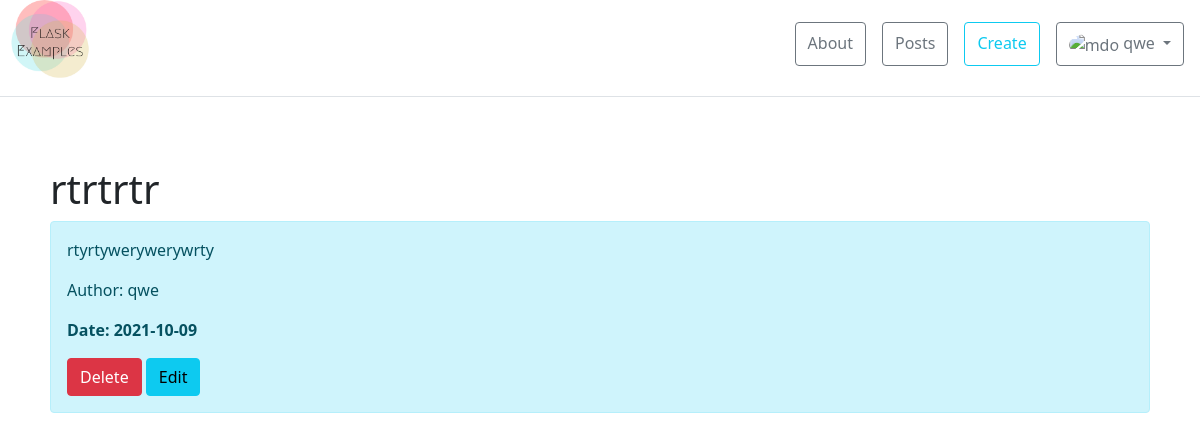
The page /posts/7 (signed in) on the database its author committed.
### app.py (models this page shows)
class User(db.Model, UserMixin):
    __tablename__ = "user"
    id = db.Column(db.Integer, primary_key=True)
    username = db.Column(db.String(20), nullable=False)
    password = db.Column(db.String(50), nullable=False)

class Article(db.Model):
    __tablename__ = "article"
    id = db.Column(db.Integer, primary_key=True)
    title = db.Column(db.String(300), nullable=False)
    intro = db.Column(db.String(300), nullable=False)
    text = db.Column(db.Text, nullable=False)
    date = db.Column(db.DateTime, default=datetime.utcnow)
    author = db.Column(db.String(20), nullable=False)

### app.py (the view)
@app.route('/posts/<int:id>')
def posts_detail(id):
    article = Article.query.get(id)
    return render_template('posts_detail.html', article=article)

### app.py (called while the page is built)
@login_manager.user_loader
def load_user(user_id):
    return User.query.get(int(user_id))

### templates/posts_detail.html (shortened to what this page needs)
{% extends 'base.html' %}
{% block body %}
<div class="container mt-5 word-br">
    <h1>{{article.title}}</h1>
    <div class="alert alert-info">
        <p>{{article.text}}</p>
        <p>Author: {{article.author}}</p>
        <p><b>Date: {{article.date.date()}}</b></p>
      {% if current_user.is_authenticated and current_user.username == article.author %}
        <a href="/posts/{{article.id}}/delete" class="btn btn-danger"> Delete</a>
        <a href="/posts/{{article.id}}/update" class="btn btn-info"> Edit</a>
        {% endif %}
    </div>
</div>
{% endblock %}

### templates/base.html (shortened to what this page needs)
<!DOCTYPE html>
<html lang="en">
<head>
    <link href="https://cdn.jsdelivr.net/npm/bootstrap@5.1.0/dist/css/bootstrap.min.css" rel="stylesheet"
>
    <link rel="stylesheet" href="{{url_for('static', filename='css/signin.css')}}">
    <link rel="stylesheet" href="{{url_for('static', filename='css/style.css')}}">
</head>
<body>
<div>
    <header>
        <div class="d-flex flex-column flex-md-row align-items-center pb-3 mb-4 border-bottom">
            <div class="lft-mg5">
            <a href="/" class="d-flex align-items-center text-dark text-decoration-none">
                <img src="{{url_for('static', filename='images/logo.png')}}" height="80px" alt="logo">
            </a>
            </div>
            <nav class="d-inline-flex mt-md-2 ms-md-auto">
                <a class="me-3 py-2 btn btn-outline-secondary" href="/about">About</a>
                <a class="me-3 py-2 btn btn-outline-secondary" href="/posts">Posts</a>
                {% if current_user.is_authenticated %}
                <a class="me-3 py-2 btn btn-outline-info" href="/create_post">Create</a>
                <div class="dropdown">
                    <a class="me-3 py-2 btn btn-outline-secondary dropdown-toggle" href="#" role="button"
                       id="dropdownMenuLink"
                       data-bs-toggle="dropdown" aria-expanded="false">
                        <img src="https://github.com/sl9site.png" alt="mdo" width="32" height="32"
                             class="rounded-circle">
                        {{current_user.username}}
                    </a>
                </div>
                {%else %}
                <a class="me-3 py-2 btn btn-outline-primary" href="/login">login</a>
                {% endif %}
            </nav>
        </div>
    </header>
    {% block body %}{% endblock %}
</div>
</body>
</html>

### static/css/style.css (style rules this page uses)
body { background: white }
.word-br { word-wrap: break-word; }
.lft-mg5 { margin-left: 10px }
.container { padding: 20px; }

### rows shown on the page
User: username "qwe"
Article: title "rtrtrtr", text "rtyrtywerywerywrty", author "qwe", date "2021-10-09"
